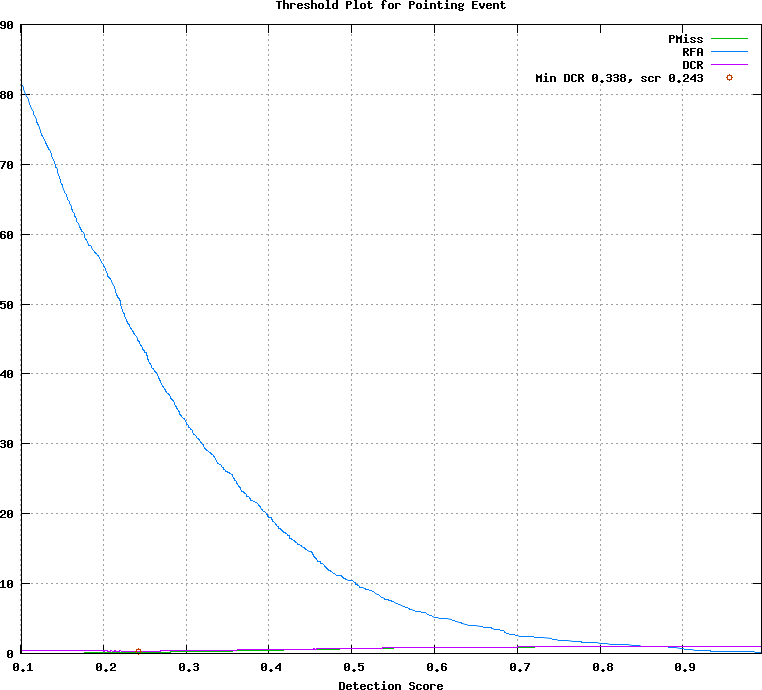

The script that drew this image:
## GNUPLOT command file
set terminal postscript color
set style data lines
set title 'Threshold Plot for Pointing Event'
set xlabel 'Detection Score'
set grid
set size ratio 0.85
plot [0.101000:0.995000]  \
  'test.det.Pointing_Event.dat.1' using 1:4 title 'PMiss' with lines lt 2, \
  'test.det.Pointing_Event.dat.1' using 1:5 title 'RFA' with lines lt 3, \
  'test.det.Pointing_Event.dat.1' using 1:6 title 'DCR' with lines lt 4, \
  'test.det.Pointing_Event.dat.2' using 1:2 title 'Min DCR 0.338, scr 0.243' with points lt 6
